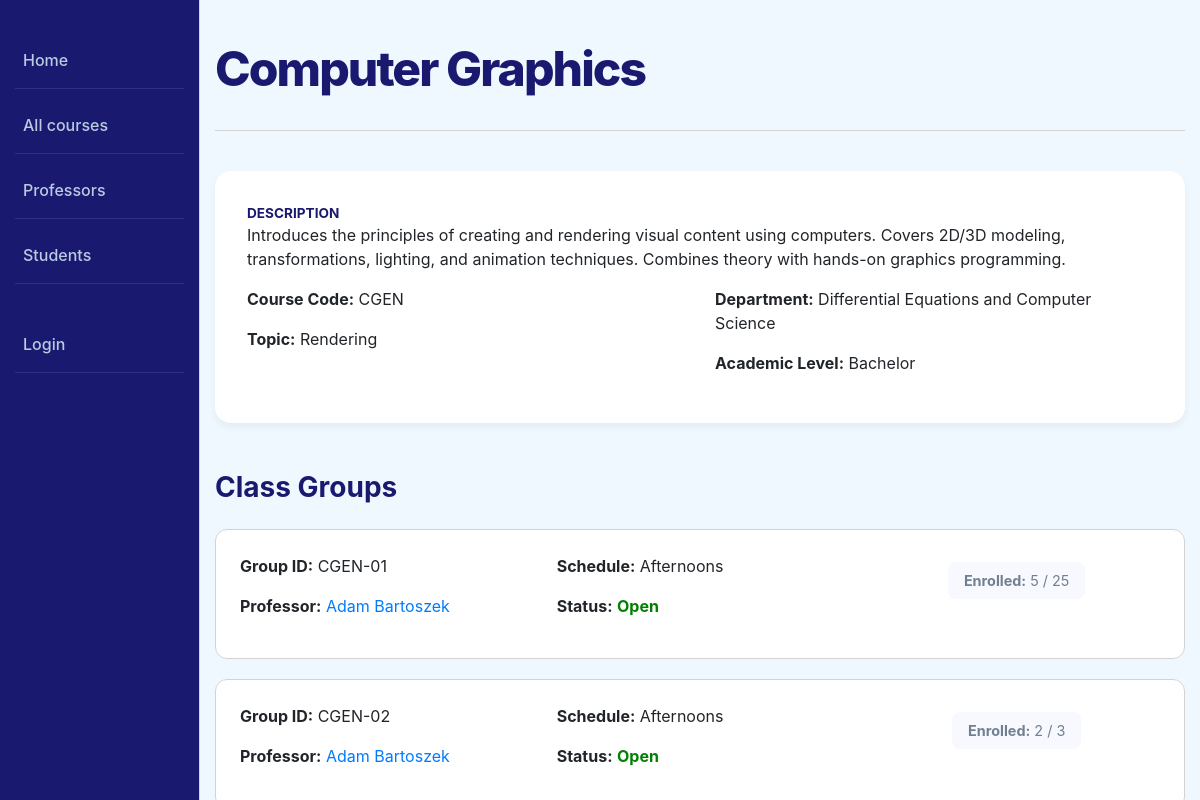
The app's page /catalog/course/3 with its own data.
### catalog/models.py (models this page shows, shortened)
class Course(models.Model):
  course_code = models.CharField(verbose_name='Course Code', max_length=200, help_text='Enter the course code')
  title = models.CharField(verbose_name='Course Title', max_length=200, help_text='Enter the course title')
  description = models.TextField(verbose_name='Course Description', help_text='Enter the course description', blank=True)
  academic_level = models.ForeignKey('Level', on_delete=models.SET_NULL, null=True)
  department = models.ForeignKey('Department', on_delete=models.SET_NULL, null=True)
  topic = models.CharField(verbose_name='Course Topic', max_length=255, help_text='Enter the course topic', blank=True)
  visit_count = models.PositiveIntegerField(default=0)

class Department(models.Model):
  name = models.CharField(verbose_name='Department Name', max_length=200, help_text='Enter the department name')
  building_location = models.CharField(verbose_name='Building Location', max_length=200, help_text='Enter the building location', blank=True)
  head_of_department = models.CharField(verbose_name='Head of Department', max_length=200, help_text='Enter the head of department')
  def __str__(self):
    return self.name

class Level(models.Model):
  name = models.CharField(max_length=200, help_text='Enter the level of study')
  def __str__(self):
    return self.name

class ClassGroup(models.Model):
  ENROLLMENT_STATUS_CHOICES = [
      ('OPEN', 'Open'),
      ('CLOSED', 'Closed'),
      ('FULL', 'Full'),
  ]
  class_id = models.CharField(verbose_name='Class Group ID', max_length=50, unique=True, help_text='Enter the class group ID')
  start_date = models.DateField(verbose_name='Start Date', blank=True, null=True)
  end_date = models.DateField(verbose_name='End Date', blank=True, null=True)
  status = models.CharField(verbose_name='Enrollment Status', max_length=20, choices=ENROLLMENT_STATUS_CHOICES, default='OPEN')
  course = models.ForeignKey(Course, on_delete=models.CASCADE, related_name='class_groups')
  schedule = models.CharField(verbose_name='Class Schedule', max_length=255, blank=True, help_text='Enter the class schedule (e.g., Mon/Wed/Fri 10:00-11:00)')
  maxStudents = models.IntegerField(verbose_name='Maximum Students', help_text='Enter the maximum number of students')
  profesor = models.ForeignKey(Profesor, on_delete=models.SET_NULL, null=True, related_name='classes')
  enrolled_students = models.ManyToManyField(Student, related_name='classes', blank=True)

class Profesor(models.Model):
  user = models.OneToOneField(User, on_delete=models.CASCADE, null=True, blank=True)
  name = models.CharField(max_length=200, help_text='Enter the profesor name')
  def __str__(self):
    return self.name
  def get_absolute_url(self):
    return reverse('professor-detail', args=[str(self.id)])

### catalog/views.py (the view)
# urls.py: path('course/<int:pk>', views.CourseDetailView.as_view(), name='course-detail'),
class CourseDetailView(generic.DetailView):
    model = Course
    def get_object(self, queryset=None):
        obj = super().get_object(queryset)
        self.request.session['last_course_id'] = obj.id
        obj.visit_count = F('visit_count') + 1
        obj.save()
        obj.refresh_from_db()
        return obj

### catalog/templates/catalog/course_detail.html
{% extends "base_generic.html" %}
{% load static %}
{% block extra_css %}
  <link rel="stylesheet" href="{% static 'css/course_detail.css' %}">
{% endblock %}
{% block content %}
  <div class="detail-header">
    <h1 class="main-title">{{ course.title }}</h1>
  </div>
  <div class="info-section">
    <div class="info-item">
      <span class="info-label">Description</span>
      <p>{{ course.description }}</p>
    </div>
    <div class="row">
      <div class="col-md-6">
        <p><strong>Course Code:</strong> {{ course.course_code }}</p>
        <p><strong>Topic:</strong> {{ course.topic }}</p>
      </div>
      <div class="col-md-6">
        <p><strong>Department:</strong> {{ course.department }}</p>
        <p><strong>Academic Level:</strong> {{ course.academic_level }}</p>
      </div>
    </div>
  </div>
  <h3 class="groups-title">Class Groups</h3>
  {% if course.class_groups.all %}
    {% for group in course.class_groups.all %}
      <div class="group-detail-card">
        <div class="row">
          <div class="col-md-4">
            <p><strong>Group ID:</strong> {{ group.class_id }}</p>
            <p><strong>Professor:</strong>
              <a href="{{ group.profesor.get_absolute_url }}">{{ group.profesor }}</a>
            </p>
          </div>
          <div class="col-md-4">
            <p><strong>Schedule:</strong> {{ group.schedule }}</p>
            <p>
              <strong>Status:</strong>
              {% if group.status == 'OPEN' %}
                <span class="status-text status-open">Open</span>
              {% elif group.status == 'FULL' %}
                <span class="status-text status-full">Full</span>
              {% else %}
                <span class="status-text status-closed">Closed</span>
              {% endif %}
            </p>
          </div>
          <div class="col-md-4 text-center">
            <div class="enrollment-bar">
              <strong>Enrolled:</strong>
              {{ group.enrolled_students.count }} / {{ group.maxStudents }}
            </div>
          </div>
        </div>
      </div>
    {% endfor %}
  {% else %}
    <p>No class groups for this course.</p>
  {% endif %}
{% endblock %}

### catalog/static/css/styles.css (style rules this page uses)
body { background-color: AliceBlue; margin: 0; padding: 0; }
.main-title { font-size: 3rem; color: MidnightBlue; margin-top: 2.5rem; margin-bottom: 0.5rem; font-weight: 800; letter-spacing: -0.12rem; }

### catalog/static/css/course_detail.css (style rules this page uses)
.detail-header { margin-bottom: 2.5rem; padding-bottom: 1.5rem; border-bottom: 0.1rem solid LightGray; }
.info-section { background-color: White; padding: 2rem; border-radius: 1rem; margin-bottom: 3rem; box-shadow: 0 0.25rem 0.5rem rgba(0, 0, 0, 0.05); }
.info-item { margin-bottom: 1rem; }
.info-label { font-weight: bold; color: MidnightBlue; text-transform: uppercase; font-size: 0.85rem; display: block; }
.groups-title { color: MidnightBlue; margin-bottom: 1.5rem; font-weight: 700; }
.group-detail-card { background-color: White; padding: 1.5rem; margin-bottom: 1.25rem; border-radius: 0.75rem; border: 0.06rem solid LightGrey; transition: box-shadow 0.3s ease, border-color 0.3s ease; }
.status-text { font-weight: bold; }
.status-open { color: Green; }
.enrollment-bar { background-color: GhostWhite; padding: 0.5rem 1rem; border-radius: 0.5rem; display: inline-block; margin-top: 0.5rem; font-size: 0.9rem; color: SlateGray; }

### records on screen
Course: title "Computer Graphics", description "Introduces the principles of creating and rendering visual content using computers. Covers 2D/3D modeling, transformations, lighting, and animation techniques. Combines theory with hands-on graphics programming.", course_code "CGEN", topic "Rendering", department "Differential Equations and Computer Science", academic_level "Bachelor"
ClassGroup: class_id "CGEN-01", profesor "Adam Bartoszek", schedule "Afternoons", status "Open", enrolled_students.count "5", maxStudents "25"
ClassGroup: class_id "CGEN-02", profesor "Adam Bartoszek", schedule "Afternoons", status "Open", enrolled_students.count "2", maxStudents "3"
